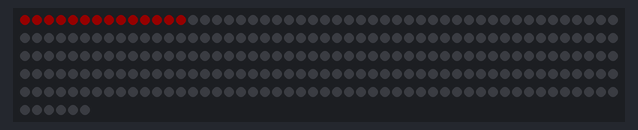
A sketch run on a simulated ATtiny85, built with avr-gcc and run on an emulated ATtiny85. On the bench: 256 RGB LEDs in strip order, left to right, continuing on the next row. Dim RGB values are drawn brighter than linear.

Above: at 0.49 s.
At 9.83 s:
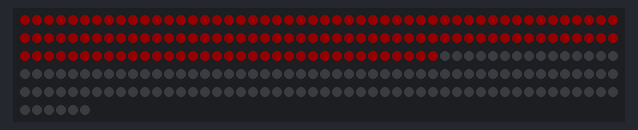
At 19.19 s:
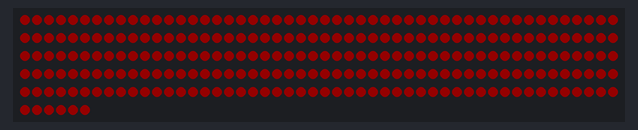
At 30.14 s:
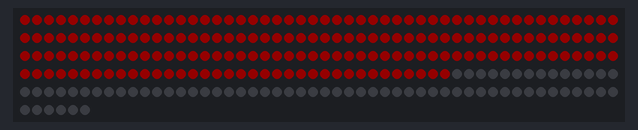
At 39.81 s:
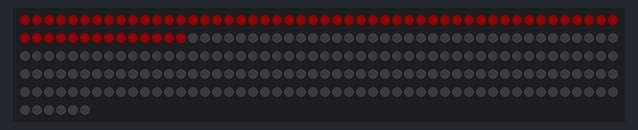

The sketch:

ArduinoNeoPixel.ino
```cpp
#include <Adafruit_NeoPixel.h>
#ifdef __AVR__
  #include <avr/power.h>
#endif
#define PIN        5
#define NUMPIXELS 256

Adafruit_NeoPixel pixels(NUMPIXELS, PIN, NEO_GRB + NEO_KHZ800);
#define DELAYVAL 10

void setup() {
#if defined(__AVR_ATtiny85__) && (F_CPU == 16000000)
  clock_prescale_set(clock_div_1);
#endif

  pixels.begin();
}

void loop() {
  pixels.clear();

  for(int i=0; i<NUMPIXELS; i++) {

    pixels.setPixelColor(i, pixels.Color(20, 0, 0));
    pixels.show();
    delay(DELAYVAL);
  }
}
```
